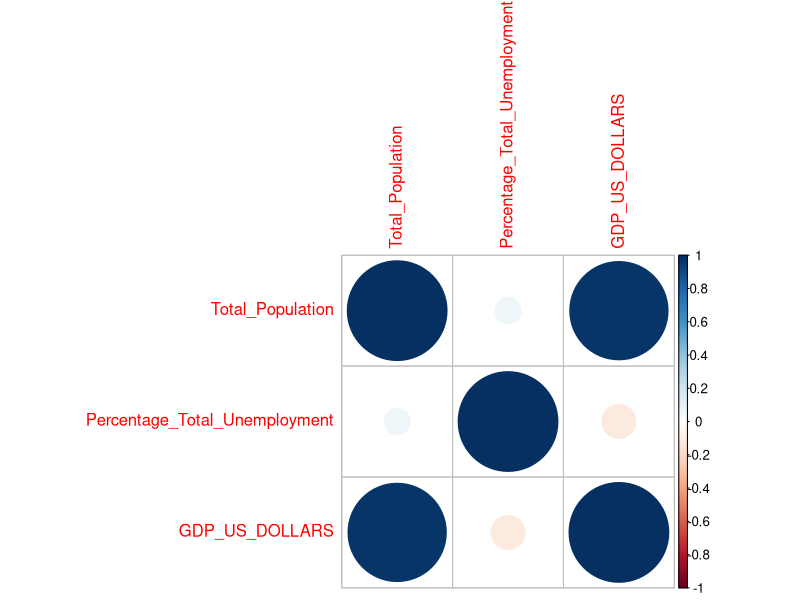
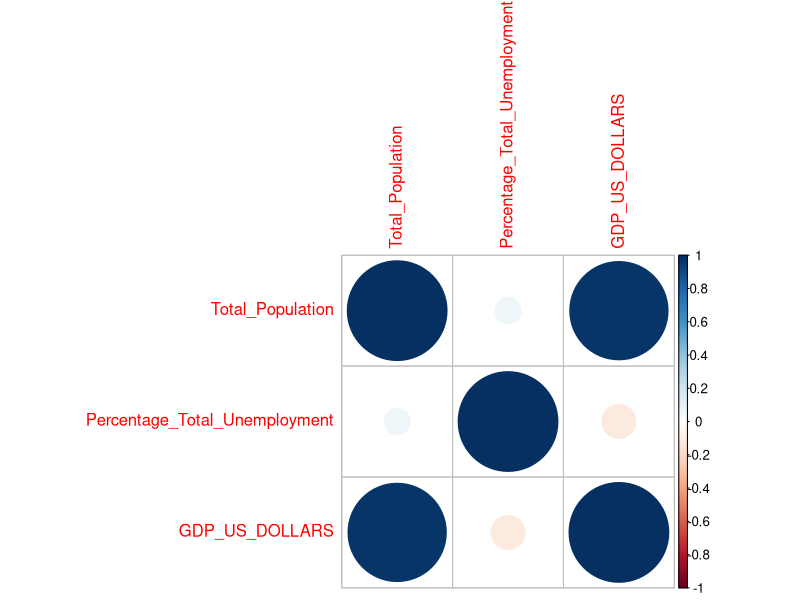
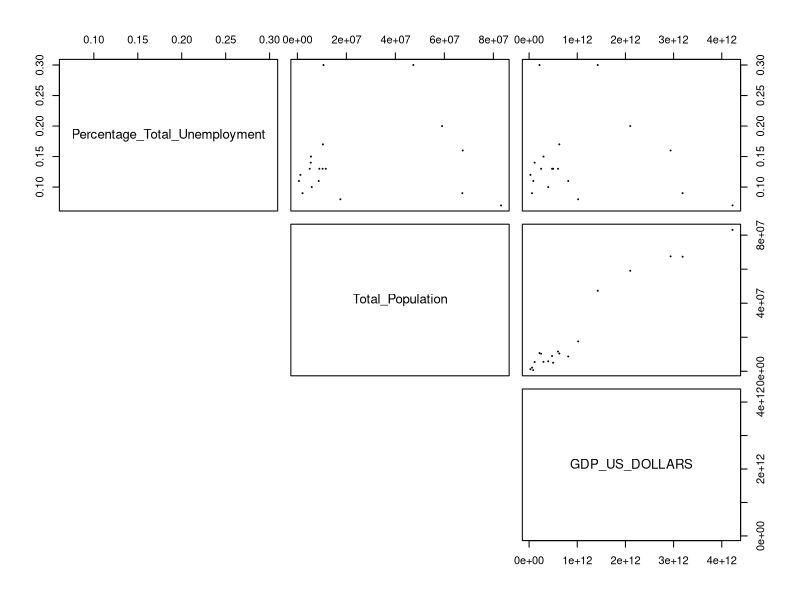
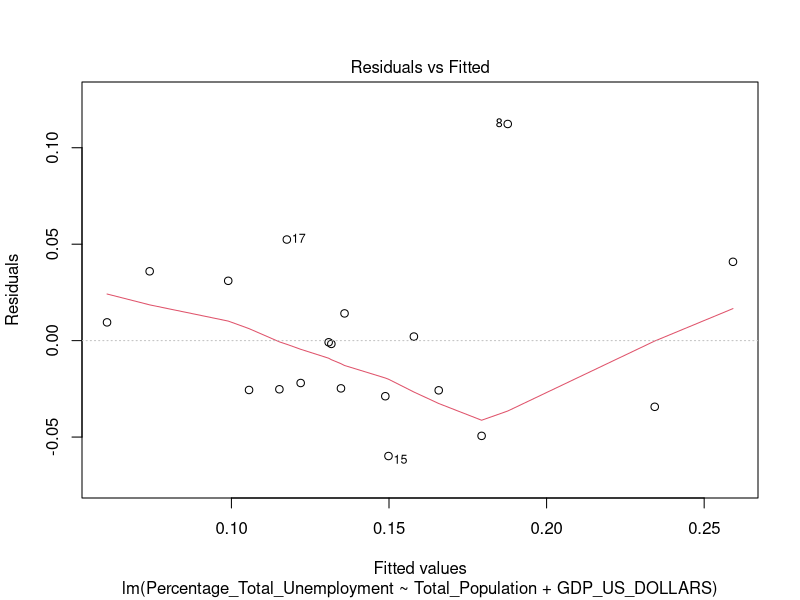
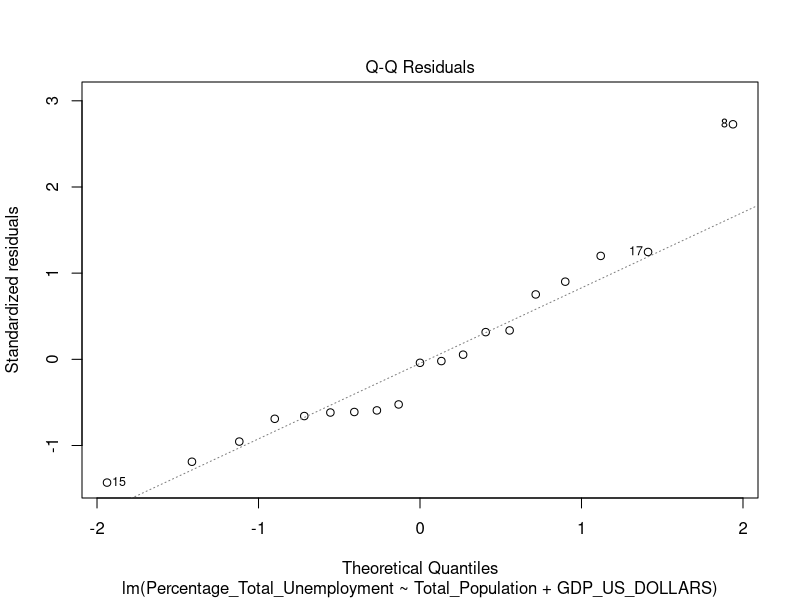
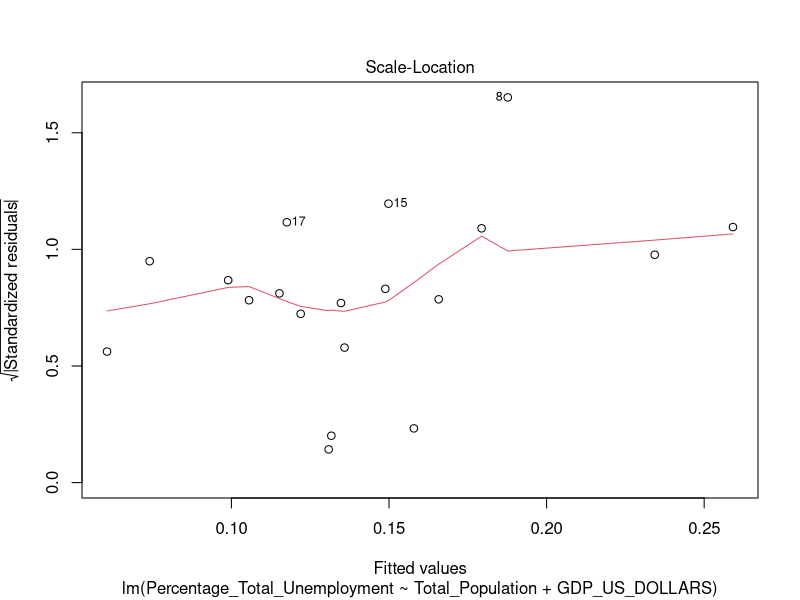
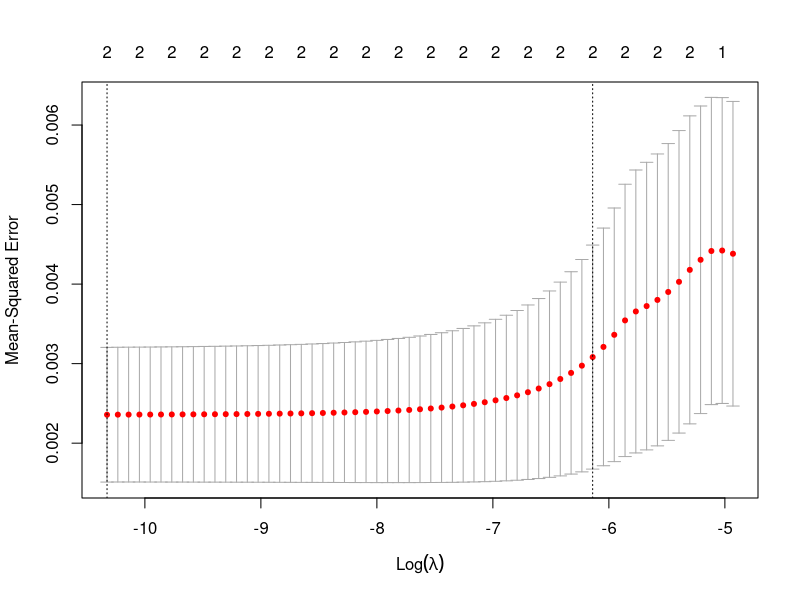
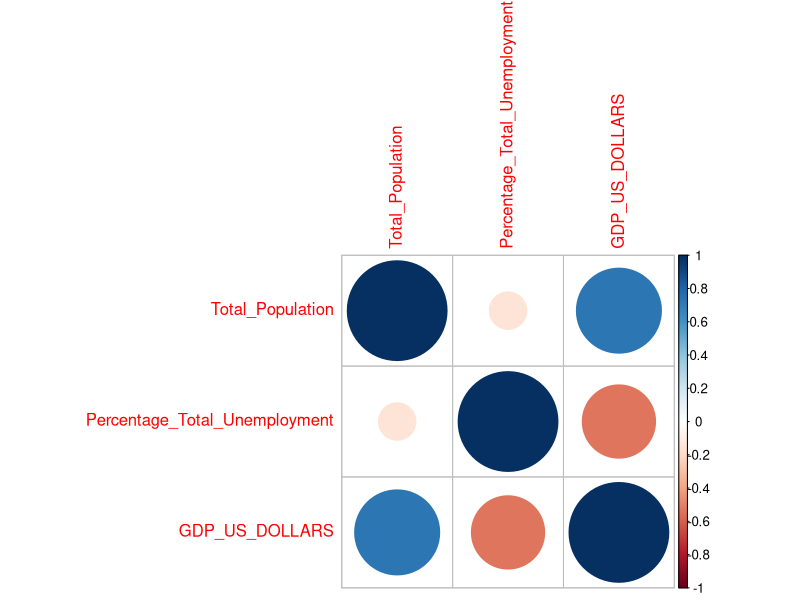

Here is the R script that generated these plots, in order:
#Install packages

install.packages("car")
install.packages("corrplot")
install.packages("caret")

library(car)
library(corrplot)
library(caret)

Developed_EU <- read.csv(file = 'Developed_countries.csv')
head(as.data.frame(Developed_EU))
str(Developed_EU)

#Define the obj of the regression analysis. 
Developed_EU_reduced <- Developed_EU[ ,c('Total_Population', 'Percentage_Total_Unemployment',
                                         'GDP_US_DOLLARS')] 
cor(Developed_EU_reduced)
corrplot(cor(Developed_EU_reduced))


corrplot(cor(Developed_EU_reduced))

model_7 <-lm(Percentage_Total_Unemployment ~ Total_Population + GDP_US_DOLLARS, Developed_EU_reduced)
summary.lm(model_7)


data.frame(colnames(Developed_EU_reduced))

pairs(Developed_EU_reduced[,c(2,1,3)], lower.panel = NULL, pch = 19,cex = 0.2)

plot(model_7,1)
plot(model_7,2)
plot(model_7,3)
vif(model_7)

#using lasso regression

install.packages("glmnet")

library(glmnet)
#define response variable
y <- Developed_EU_reduced$Percentage_Total_Unemployment
#define matrix of predictor variables
x <- data.matrix(Developed_EU_reduced[,c('Total_Population','GDP_US_DOLLARS')])
#perform k-fold cross-validation to find optimal lamba value
cv_model <- cv.glmnet(x,y, alpha =1)

#find optimal lambda that minimizes test MSE
best_lambda <- cv_model$lambda.min
best_lambda

plot(cv_model)
#find co-eff of best model
best_model <-glmnet(x,y, alpha =1, lambda = best_lambda)
coef(best_model)

#define new obs Total = 9.269985e-09 , GDP 1.625898e-13
new = matrix(c(9.269985e-09 , 1.625898e-13), nrow = 1, ncol = 2)
predict(best_model,s=best_lambda,newx = new)

#now calculate R SQUARED

y_predicted <- predict(best_model,s=best_lambda,newx = x)
#find SST and SSE
sst <- sum ((y - mean(y))^2)
sse <- sum ((y_predicted - y)^2)

#find R-squared
rsq <- 1 - sse/sst
rsq

#Underdeveloped

UnderDeveloped_EU <- read.csv(file = 'UnderDeveloped_countries.csv')
head(as.data.frame(UnderDeveloped_EU))
str(UnderDeveloped_EU)

#Define the obj of the regression analysis. 
UnderDeveloped_EU_reduced <- UnderDeveloped_EU[ ,c('Total_Population', 'Percentage_Total_Unemployment',
                                                   'GDP_US_DOLLARS')] 
cor(UnderDeveloped_EU_reduced)
corrplot(cor(UnderDeveloped_EU_reduced))


model_8 <-lm(Percentage_Total_Unemployment ~ Total_Population + GDP_US_DOLLARS, UnderDeveloped_EU_reduced)
summary.lm(model_8)


data.frame(colnames(UnderDeveloped_EU_reduced))

pairs(UnderDeveloped_EU_reduced[,c(2,1,3)], lower.panel = NULL, pch = 19,cex = 0.2)

plot(model_8,1)
plot(model_8,2)
plot(model_8,3)
vif(model_8)

